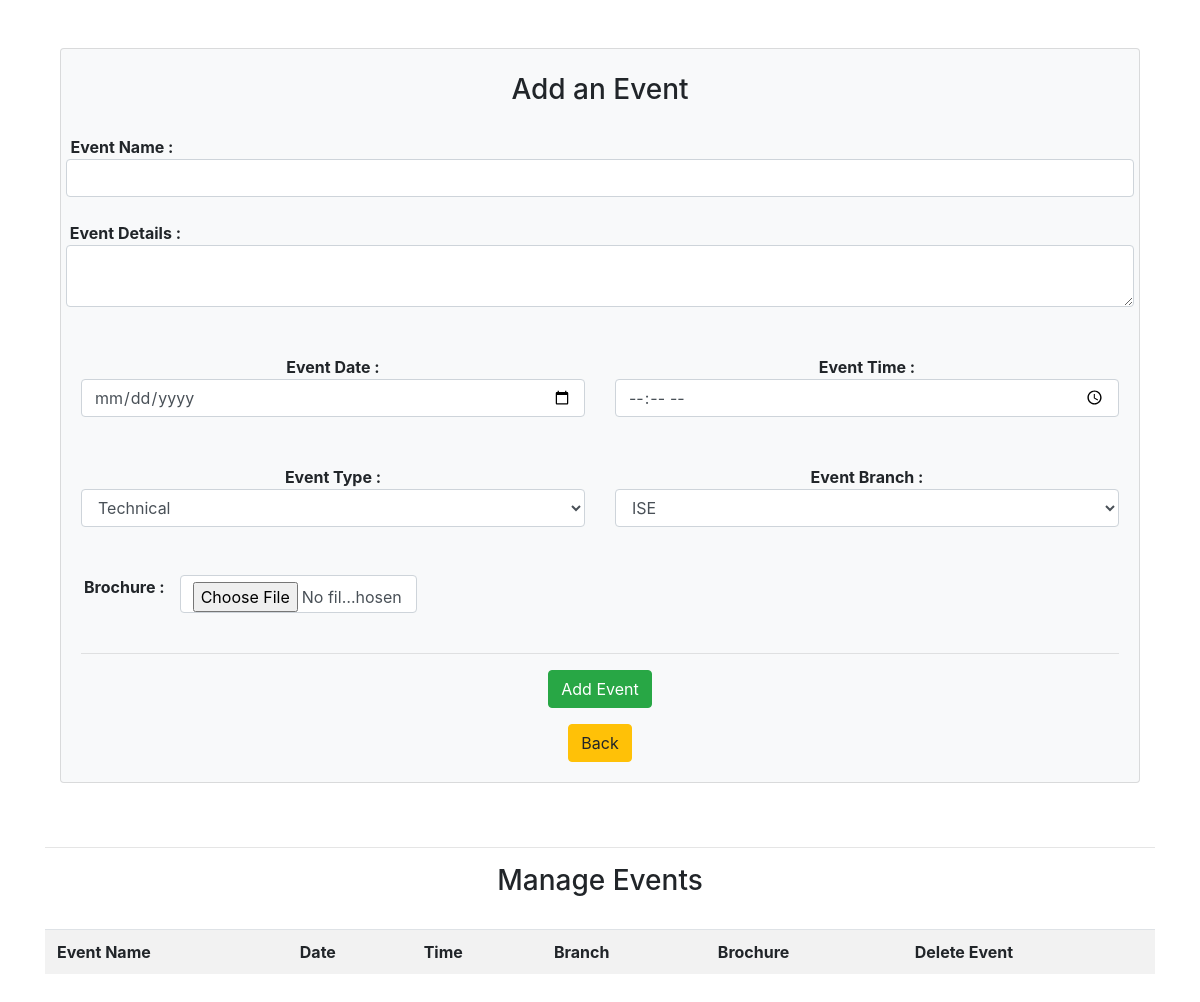
The page /Event_Info_System/add.php (signed in) on the database as committed earlier.
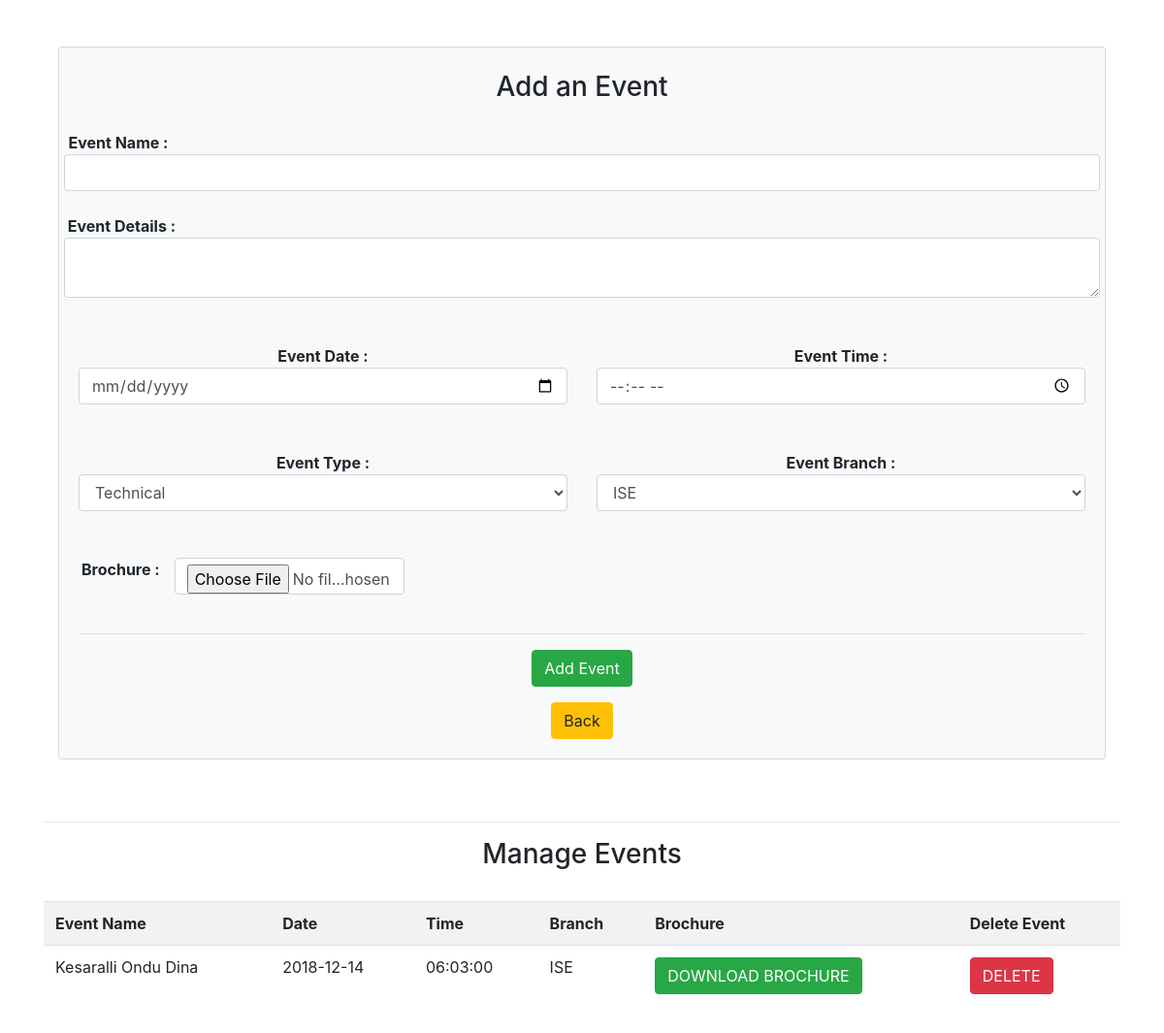
The same page on the database as committed later.
### tables this page shows
CREATE TABLE `Events` (
  `Event_Name` varchar(40) NOT NULL,
  `Event_Date` date NOT NULL,
  `Event_Time` time NOT NULL,
  `Event_Detail` varchar(600) NOT NULL,
  `Branch` varchar(3) NOT NULL,
  `Event_Type` varchar(20) NOT NULL,
  `pdf` longblob NOT NULL
);

### Event_Info_System/add.php (the view, shortened to what this page needs)
<html>
    <head>
       <link rel="stylesheet" href="css/bs.css">
    </head>
<?php
if(isset($_SESSION['admin'])){
    include "config.php";
?>
<body><br><br><center>
  <div class="container"><div class="container">
  <div class="card bg-light"><br>
    <h3> Add an Event </h3>
    <div class="card-body">
    <form class="form" action="" method="POST" enctype="multipart/form-data">
        <div class="row">
    &nbsp;<b>Event Name : </b><input class="form-control" id='en' name="Ename" type="text" required><br></div><br>
  <div class="row"><br> <b> &nbsp;Event Details :</b><textarea class="form-control" name="EDetails"></textarea></div><br><br>
    <div class="row"><div class='col'><b>Event Date : </b><input class="form-control" name="EDate" type="date" required></div>
  <div class='col'><b>Event Time : </b><input class="form-control input-inline" name="Etime" type="time" required></div></div><br><br>
  <div class="row"><div class='col'><b>Event Type : </b><select class="form-control" required name="Etype">
        <option value="Technical">Technical</option>
    </select></div><div class='col'>
    <b>Event Branch : </b><select class="form-control" required name="Branch">
        <option value="ISE">ISE</option>
    </select></div></div><br><br>
    <div class='row'>
    &nbsp;&nbsp;&nbsp;&nbsp;<b>Brochure : </b><br><div class='col col-sm-3'><input class="form-control" type="file" name="pdf" >
</div></div>
   <br>
<hr>
    <button type="submit" class="btn btn-success">Add Event </button>
  </form>
    <a href="index.php"><button class='btn btn-warning'>Back</button></a><br></div>
</div></div></div>
<div class="container">
<br><br><hr><h3>Manage Events</h3><br>
<?php
$event="SELECT * FROM Events";
$result = mysqli_query($sccon,$event);
echo "<table class='table table-striped'> <tr><th>Event Name</th> <th>Date</th> <th>Time</th> <th>Branch</th> <th>Brochure</th><th>Delete Event</th></tr>";
while($row = mysqli_fetch_array($result)) {
    echo "<tr>";
    echo "<td>".$row['Event_Name']."</td>";
    $t=$row['Event_Name'];
    echo "<td>".$row['Event_Date']."</td>";
    echo "<td>".$row['Event_Time']."</td>";
    echo "<td>".$row['Branch']."</td>";
    echo "<td><a href='pdf.php?q=".$t."'><button class='btn btn-success'>DOWNLOAD BROCHURE</button></td>";
    echo "<td><a href='pdf.php?d=".$t."'><button class='btn btn-danger'>DELETE</button></td>";
    echo "</tr>";
}
}
else {
  session_destroy();
  header("Location:login.php");
}
?>
</table><br></div></center>
</body>
    </html>

Rows that differ between the two databases and show on the page:
added events: Event_Name "Kesaralli Ondu Dina", Event_Date "2018-12-14", Event_Time "06:03:00", Branch "ISE"
